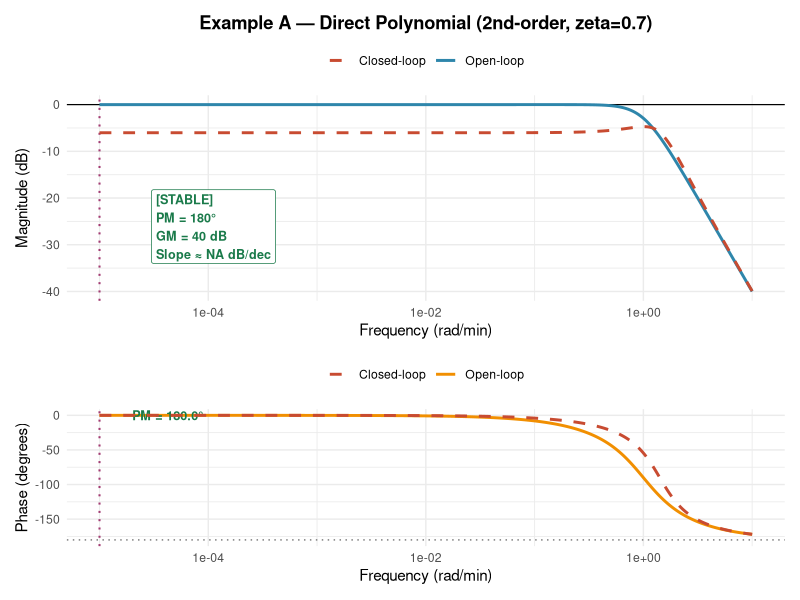
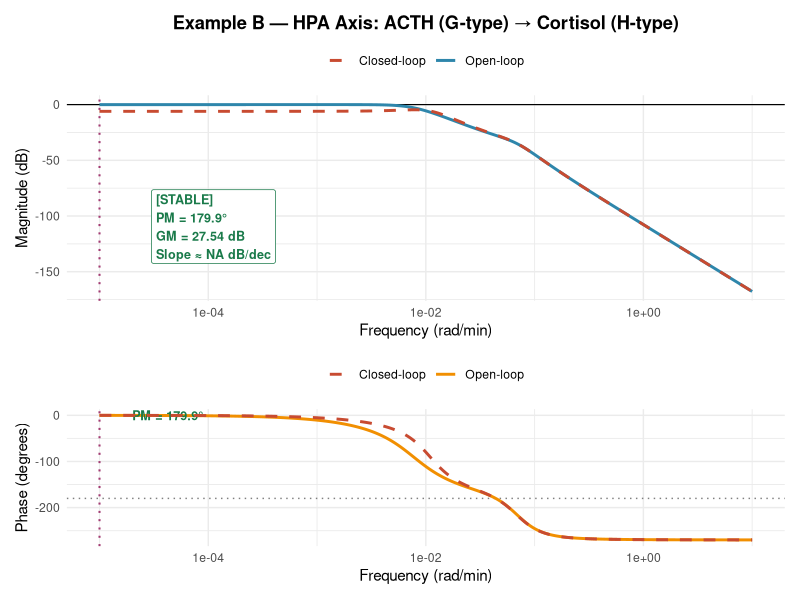
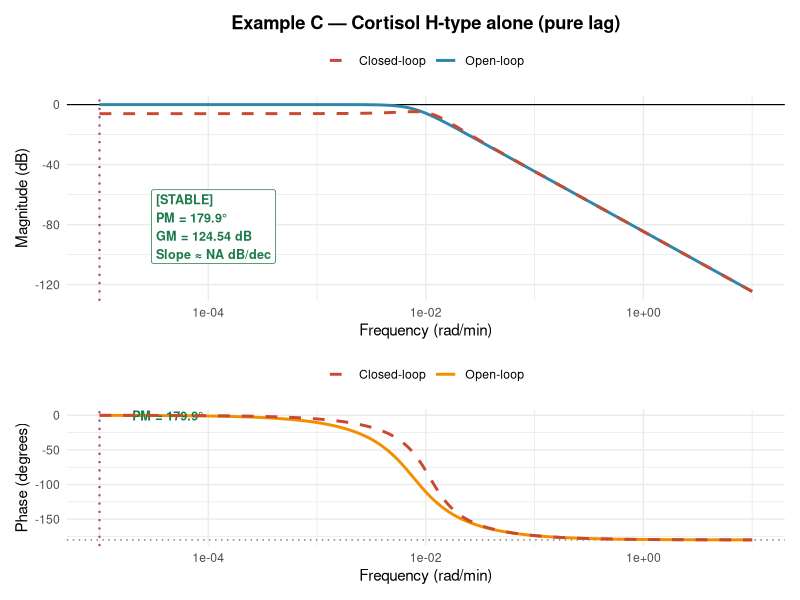
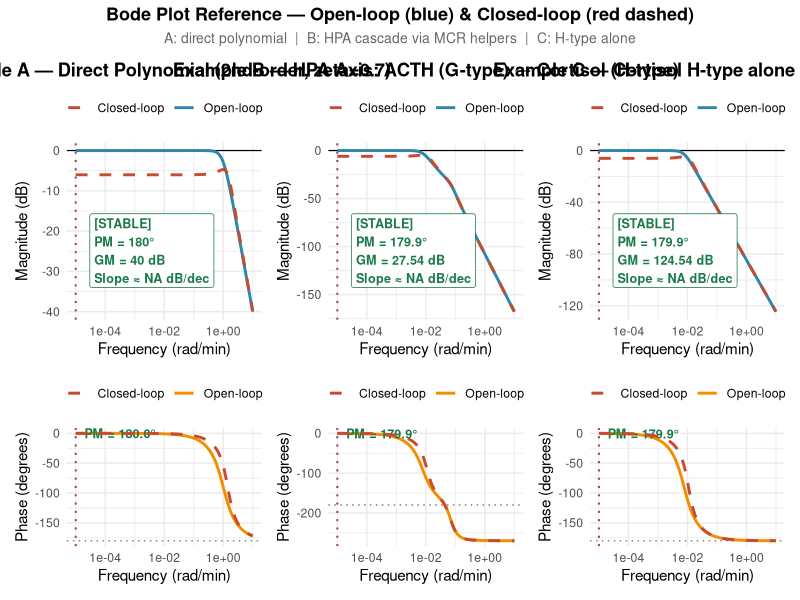

These figures' R source, in order:
###############################################################################
# Bode Plot Reference Script
# Boroujerdi M. — Systems Endocrinology / Control Theory Primer
#
# PURPOSE
#   Given only the open-loop transfer function (numerator & denominator
#   polynomial coefficients), compute and plot:
#     • Open-loop Bode plot  (magnitude + phase)
#     • Closed-loop Bode plot (unity negative feedback)
#     • Stability metrics    (phase margin, gain margin, bandwidth)
#
# TWO ENTRY POINTS
#   1. Direct polynomial entry  — supply num/den vectors directly
#   2. MCR / (omegan, zeta) entry — build the transfer function from
#      endocrine parameters using G-type or H-type architecture,
#      then pass to the same plotting pipeline
#
# SIGN CONVENTION
#   Polynomials are written in DESCENDING powers of s, matching R's
#   standard and the paper's notation.
#   Example: s^2 + 2s + 1  ->  c(1, 2, 1)
#
# UNITS
#   Use rad/min throughout (consistent with MCR values in Table 1).
#   Change freq_range if working in rad/s or rad/h.
###############################################################################

library(ggplot2)
library(patchwork)

# =============================================================================
# SECTION 1 — CORE UTILITIES
# =============================================================================

# Evaluate a polynomial p at complex values z
# p is a numeric vector of coefficients in DESCENDING power order.
polyval <- function(p, z) {
  n <- length(p) - 1
  sapply(z, function(zi) sum(p * zi^(n:0)))
}

# Phase unwrapping (prevents ±180° jumps in phase plot)
unwrap_phase <- function(phase_rad) {
  n   <- length(phase_rad)
  out <- numeric(n)
  out[1] <- phase_rad[1]
  for (i in 2:n) {
    d      <- phase_rad[i] - phase_rad[i - 1]
    d      <- d - 2 * pi * round(d / (2 * pi))
    out[i] <- out[i - 1] + d
  }
  out
}

# =============================================================================
# SECTION 2 — FREQUENCY RESPONSE
# =============================================================================
# Inputs:
#   num, den  : polynomial coefficient vectors (descending powers of s)
#   omega     : frequency vector (rad/time-unit)
#   dc_norm   : if TRUE, normalise so DC magnitude = 0 dB
#
# Returns a list:
#   $H        : complex frequency response vector
#   $mag_dB   : magnitude in dB
#   $phase_deg: unwrapped phase in degrees
#   $omega    : frequency vector (echoed back for convenience)

freq_response <- function(num, den, omega, dc_norm = FALSE) {
  s   <- 1i * omega
  H   <- polyval(num, s) / polyval(den, s)
  if (dc_norm) {
    dc <- Mod(H[1])
    if (dc > 0) H <- H / dc
  }
  ph_rad <- unwrap_phase(Arg(H))
  list(
    H         = H,
    mag_dB    = 20 * log10(Mod(H)),
    phase_deg = ph_rad * 180 / pi,
    omega     = omega
  )
}

# =============================================================================
# SECTION 3 — CLOSED-LOOP (unity negative feedback)
# =============================================================================
# Given the open-loop complex response vector H_ol,
# returns the closed-loop response:  H_cl = H_ol / (1 + H_ol)

closed_loop_from_ol <- function(fr_ol) {
  H_cl      <- fr_ol$H / (1 + fr_ol$H)
  ph_rad    <- unwrap_phase(Arg(H_cl))
  list(
    H         = H_cl,
    mag_dB    = 20 * log10(Mod(H_cl)),
    phase_deg = ph_rad * 180 / pi,
    omega     = fr_ol$omega
  )
}

# =============================================================================
# SECTION 4 — STABILITY METRICS
# =============================================================================
# Computed from the OPEN-LOOP frequency response.
#
# Phase margin (PM):
#   Phase at the gain crossover frequency (where |H| = 0 dB) plus 180°.
#   PM > 0 → stable.
#
# Gain margin (GM):
#   Negative of the gain (dB) at the phase crossover frequency
#   (where phase = –180°).
#   GM > 0 → stable.
#
# –3 dB bandwidth:
#   Frequency at which open-loop magnitude first drops 3 dB below DC.

stability_metrics <- function(fr) {
  mag   <- fr$mag_dB
  phase <- fr$phase_deg
  omega <- fr$omega

  # Gain crossover (0 dB crossing)
  gc_idx       <- which.min(abs(mag))
  gc_freq      <- omega[gc_idx]
  phase_at_gc  <- phase[gc_idx]
  PM           <- 180 + phase_at_gc

  # Phase crossover (–180° crossing)
  pc_idx       <- which.min(abs(phase + 180))
  pc_freq      <- omega[pc_idx]
  gain_at_pc   <- mag[pc_idx]
  GM           <- -gain_at_pc

  # –3 dB bandwidth relative to DC
  dc_gain <- mag[1]
  bw_idx  <- which(mag < dc_gain - 3)[1]
  BW      <- if (!is.na(bw_idx)) omega[bw_idx] else NA_real_

  # Slope at gain crossover (dB/decade) — Bode stability check: should be ~–20
  if (gc_idx > 1 && gc_idx < length(omega)) {
    slope <- (mag[gc_idx + 1] - mag[gc_idx - 1]) /
             (log10(omega[gc_idx + 1]) - log10(omega[gc_idx - 1]))
  } else {
    slope <- NA_real_
  }

  stable <- (PM > 0) && (GM > 0)

  list(
    phase_margin_deg      = round(PM,    1),
    gain_margin_dB        = round(GM,    2),
    gc_freq               = gc_freq,
    pc_freq               = pc_freq,
    bandwidth             = BW,
    crossover_slope_dB_dec= round(slope, 1),
    stable                = stable
  )
}

# =============================================================================
# SECTION 5 — BODE PLOT
# =============================================================================
# Produces a two-panel Bode plot (magnitude / phase) with stability annotations.
#
# Arguments:
#   fr_ol       : open-loop freq_response() list
#   fr_cl       : closed-loop freq_response() list (or NULL to omit)
#   title_text  : character string for plot title
#   x_label     : axis label for frequency (default "Frequency (rad/min)")

bode_plot <- function(fr_ol, fr_cl = NULL,
                      title_text = "Bode Plot",
                      x_label    = "Frequency (rad/min)") {

  m <- stability_metrics(fr_ol)

  # -- Build data frames --
  df_ol_mag <- data.frame(freq = fr_ol$omega, val = fr_ol$mag_dB,   loop = "Open-loop")
  df_ol_ph  <- data.frame(freq = fr_ol$omega, val = fr_ol$phase_deg, loop = "Open-loop")

  col_ol <- "#2E86AB"   # blue
  col_cl <- "#C84B31"   # red
  col_gc <- "#A23B72"   # crossover marker

  # -- Magnitude panel --
  p_mag <- ggplot(df_ol_mag, aes(x = freq, y = val)) +
    geom_hline(yintercept = 0, linewidth = 0.4, color = "black") +
    geom_line(aes(color = "Open-loop"), linewidth = 1) +
    geom_vline(xintercept = m$gc_freq, linetype = "dotted",
               color = col_gc, linewidth = 0.7) +
    scale_color_manual(name = NULL,
                       values = c("Open-loop" = col_ol, "Closed-loop" = col_cl)) +
    scale_x_log10() +
    labs(title = title_text, x = x_label, y = "Magnitude (dB)") +
    theme_minimal(base_size = 11) +
    theme(
      plot.title        = element_text(hjust = 0.5, face = "bold"),
      legend.position   = "top",
      panel.grid.minor  = element_line(color = "grey92", linewidth = 0.3)
    )

  if (!is.null(fr_cl)) {
    df_cl_mag <- data.frame(freq = fr_cl$omega, val = fr_cl$mag_dB, loop = "Closed-loop")
    p_mag <- p_mag +
      geom_line(data = df_cl_mag, aes(color = "Closed-loop"),
                linewidth = 1, linetype = "dashed")
  }

  # Stability annotation
  stab_col   <- if (m$stable) "#1A7A4A" else "#CC3311"
  stab_label <- if (m$stable) "[STABLE]"  else "[UNSTABLE]"
  p_mag <- p_mag +
    annotate("label",
             x     = min(fr_ol$omega) * 3,
             y     = min(fr_ol$mag_dB) * 0.85,
             label = paste0(stab_label, "\n",
                            "PM = ",   m$phase_margin_deg,       "\u00b0\n",
                            "GM = ",   m$gain_margin_dB,          " dB\n",
                            "Slope \u2248 ", m$crossover_slope_dB_dec, " dB/dec"),
             hjust = 0, vjust = 0, size = 3.2,
             color = stab_col, fill = "white",
             label.padding = unit(0.3, "lines"), fontface = "bold")

  # -- Phase panel --
  p_ph <- ggplot(df_ol_ph, aes(x = freq, y = val)) +
    geom_hline(yintercept = -180, linetype = "dotted",
               color = "grey50", linewidth = 0.5) +
    geom_line(aes(color = "Open-loop"), linewidth = 1) +
    geom_vline(xintercept = m$gc_freq, linetype = "dotted",
               color = col_gc, linewidth = 0.7) +
    scale_color_manual(name = NULL,
                       values = c("Open-loop" = "#F18F01", "Closed-loop" = col_cl)) +
    scale_x_log10() +
    labs(x = x_label, y = "Phase (degrees)") +
    theme_minimal(base_size = 11) +
    theme(
      legend.position  = "top",
      panel.grid.minor = element_line(color = "grey92", linewidth = 0.3)
    ) +
    annotate("text",
             x = m$gc_freq * 2, y = m$phase_deg_at_gc %||% (fr_ol$phase_deg[which.min(abs(fr_ol$mag_dB))]),
             label  = sprintf("PM = %.1f\u00b0", m$phase_margin_deg),
             hjust  = 0, size = 3.2, fontface = "bold",
             color  = stab_col)

  if (!is.null(fr_cl)) {
    df_cl_ph <- data.frame(freq = fr_cl$omega, val = fr_cl$phase_deg, loop = "Closed-loop")
    p_ph <- p_ph +
      geom_line(data = df_cl_ph, aes(color = "Closed-loop"),
                linewidth = 1, linetype = "dashed")
  }

  p_mag / p_ph + plot_layout(heights = c(1.5, 1))
}

# Null-coalescing helper (base R doesn't have %||%)
`%||%` <- function(a, b) if (!is.null(a)) a else b

# =============================================================================
# SECTION 6 — MCR / (omegan, zeta) HELPERS
# =============================================================================
# These convert endocrine parameters directly to transfer function polynomials.
# Use these if you prefer not to write num/den by hand.
#
# Second-order denominator (shared by both types):
#   den(s) = s^2 + k2*s + k3*k4   where k2 = 2*zeta*omegan, k3=k4=omegan
#
# G-type (feed-forward, phase lead — acute signalling hormones):
#   num(s) = k3*(s + k2)  =  k3*s + k3*k2
#
# H-type (feedback, pure lag — maintenance/integrating hormones):
#   num(s) = k2*k4

tf_G <- function(omegan, zeta) {
  k2  <- 2 * zeta * omegan
  k3  <- omegan
  k4  <- omegan
  list(
    num = c(k3, k3 * k2),          # k3*s + k3*k2
    den = c(1,  k2, k3 * k4),      # s^2 + k2*s + omegan^2
    k2  = k2, k3 = k3, k4 = k4
  )
}

tf_H <- function(omegan, zeta) {
  k2  <- 2 * zeta * omegan
  k3  <- omegan
  k4  <- omegan
  list(
    num = c(k2 * k4),              # constant numerator
    den = c(1,  k2, k3 * k4),      # s^2 + k2*s + omegan^2
    k2  = k2, k3 = k3, k4 = k4
  )
}

# Cascade two transfer functions (polynomial multiplication)
tf_cascade <- function(tf1, tf2) {
  list(
    num = convolve(tf1$num, rev(tf2$num), type = "open"),
    den = convolve(tf1$den, rev(tf2$den), type = "open")
  )
}

# =============================================================================
# SECTION 7 — FREQUENCY GRID
# =============================================================================
# Covers T4 (~7-day half-life) through epinephrine (~2-min half-life).
# Adjust freq_range to suit your axis of interest.

omega <- 10^seq(-5, 1, length.out = 3000)   # rad/min

# =============================================================================
# SECTION 8 — WORKED EXAMPLES
# =============================================================================

cat("=== Bode Plot Reference Script ===\n\n")

# -----------------------------------------------------------------------------
# EXAMPLE A — Direct polynomial entry
# -----------------------------------------------------------------------------
# Simple second-order system: H(s) = 1 / (s^2 + 1.4s + 1)
# omegan = 1 rad/min, zeta = 0.7  (generic reference)

cat("Example A: Direct polynomial entry (generic 2nd-order)\n")

num_A <- c(1)            # numerator:   1
den_A <- c(1, 1.4, 1)   # denominator: s^2 + 1.4s + 1

fr_ol_A <- freq_response(num_A, den_A, omega, dc_norm = TRUE)
fr_cl_A <- closed_loop_from_ol(fr_ol_A)
m_A     <- stability_metrics(fr_ol_A)

cat(sprintf("  Stable = %s | PM = %.1f deg | GM = %.1f dB\n\n",
            m_A$stable, m_A$phase_margin_deg, m_A$gain_margin_dB))

plot_A <- bode_plot(fr_ol_A, fr_cl_A,
                    title_text = "Example A — Direct Polynomial (2nd-order, zeta=0.7)",
                    x_label    = "Frequency (rad/min)")

# -----------------------------------------------------------------------------
# EXAMPLE B — HPA axis via MCR helpers (paper worked example)
# -----------------------------------------------------------------------------
# ACTH     : omegan = 0.0693 rad/min, zeta = 0.5, G-type
# Cortisol : omegan = 0.0077 rad/min, zeta = 0.7, H-type

cat("Example B: HPA axis — ACTH (G) -> Cortisol (H)\n")
cat("  Parameters from Boroujerdi Table 1 & 2 (omega_n = MCR in rad/min)\n")

acth     <- tf_G(omegan = 0.0693, zeta = 0.5)
cortisol <- tf_H(omegan = 0.0077, zeta = 0.7)
hpa_tf   <- tf_cascade(acth, cortisol)

cat(sprintf("  HPA open-loop num: [%s]\n",
            paste(round(hpa_tf$num, 6), collapse = ", ")))
cat(sprintf("  HPA open-loop den: [%s]\n",
            paste(round(hpa_tf$den, 6), collapse = ", ")))

fr_ol_B <- freq_response(hpa_tf$num, hpa_tf$den, omega, dc_norm = TRUE)
fr_cl_B <- closed_loop_from_ol(fr_ol_B)
m_B     <- stability_metrics(fr_ol_B)

cat(sprintf("  Stable = %s | PM = %.1f deg | GM = %.1f dB | BW = %.5f rad/min\n\n",
            m_B$stable, m_B$phase_margin_deg,
            m_B$gain_margin_dB, m_B$bandwidth))

plot_B <- bode_plot(fr_ol_B, fr_cl_B,
                    title_text = "Example B — HPA Axis: ACTH (G-type) \u2192 Cortisol (H-type)",
                    x_label    = "Frequency (rad/min)")

# -----------------------------------------------------------------------------
# EXAMPLE C — H-type only (single cortisol compartment, for reference)
# -----------------------------------------------------------------------------
# This is the note in the paper that H-type alone for cortisol shows
# pure integrating / lag behaviour.  Provided here so the user can see
# what H-type looks like in isolation.

cat("Example C: Cortisol H-type compartment alone\n")

fr_ol_C <- freq_response(cortisol$num, cortisol$den, omega, dc_norm = TRUE)
fr_cl_C <- closed_loop_from_ol(fr_ol_C)
m_C     <- stability_metrics(fr_ol_C)

cat(sprintf("  Stable = %s | PM = %.1f deg | GM = %.1f dB\n\n",
            m_C$stable, m_C$phase_margin_deg, m_C$gain_margin_dB))

plot_C <- bode_plot(fr_ol_C, fr_cl_C,
                    title_text = "Example C — Cortisol H-type alone (pure lag)",
                    x_label    = "Frequency (rad/min)")

# =============================================================================
# SECTION 9 — SAVE OUTPUTS
# =============================================================================

out_dir <- "bode_reference_outputs"
if (!dir.exists(out_dir)) dir.create(out_dir)

ggsave(file.path(out_dir, "ExA_generic_2ndorder.png"),  plot_A, width=9, height=7, dpi=300)
ggsave(file.path(out_dir, "ExB_HPA_ACTH_Cortisol.png"), plot_B, width=9, height=7, dpi=300)
ggsave(file.path(out_dir, "ExC_Cortisol_H_alone.png"),  plot_C, width=9, height=7, dpi=300)

# Combined reference panel
fig_combined <- (plot_A | plot_B | plot_C) +
  plot_annotation(
    title    = "Bode Plot Reference — Open-loop (blue) & Closed-loop (red dashed)",
    subtitle = "A: direct polynomial  |  B: HPA cascade via MCR helpers  |  C: H-type alone",
    theme    = theme(
      plot.title    = element_text(hjust=0.5, face="bold", size=13),
      plot.subtitle = element_text(hjust=0.5, size=10, color="grey40")
    )
  )

ggsave(file.path(out_dir, "Reference_panel.png"),
       fig_combined, width=22, height=7, dpi=300)

cat(sprintf("Outputs saved to: %s/\n", out_dir))

# =============================================================================
# QUICK-REFERENCE SUMMARY
# =============================================================================
cat("\n")
cat("=================================================================\n")
cat(" QUICK REFERENCE\n")
cat("=================================================================\n")
cat(" STEP 1 — Define your transfer function\n")
cat("   Option (a) Direct polynomials:\n")
cat("     num <- c(...)   # descending powers of s\n")
cat("     den <- c(...)\n")
cat("   Option (b) From MCR / endocrine params:\n")
cat("     tf  <- tf_G(omegan, zeta)   # G-type: acute signalling\n")
cat("     tf  <- tf_H(omegan, zeta)   # H-type: maintenance\n")
cat("     num <- tf$num ; den <- tf$den\n")
cat("   Option (c) Cascade two elements:\n")
cat("     tf12 <- tf_cascade(tf1, tf2)\n")
cat("\n")
cat(" STEP 2 — Compute frequency response\n")
cat("   fr_ol <- freq_response(num, den, omega, dc_norm=TRUE)\n")
cat("\n")
cat(" STEP 3 — Closed-loop\n")
cat("   fr_cl <- closed_loop_from_ol(fr_ol)\n")
cat("\n")
cat(" STEP 4 — Stability metrics\n")
cat("   m <- stability_metrics(fr_ol)\n")
cat("   # m$phase_margin_deg, m$gain_margin_dB, m$stable, m$bandwidth\n")
cat("\n")
cat(" STEP 5 — Plot\n")
cat("   bode_plot(fr_ol, fr_cl, title_text='My axis')\n")
cat("=================================================================\n")
